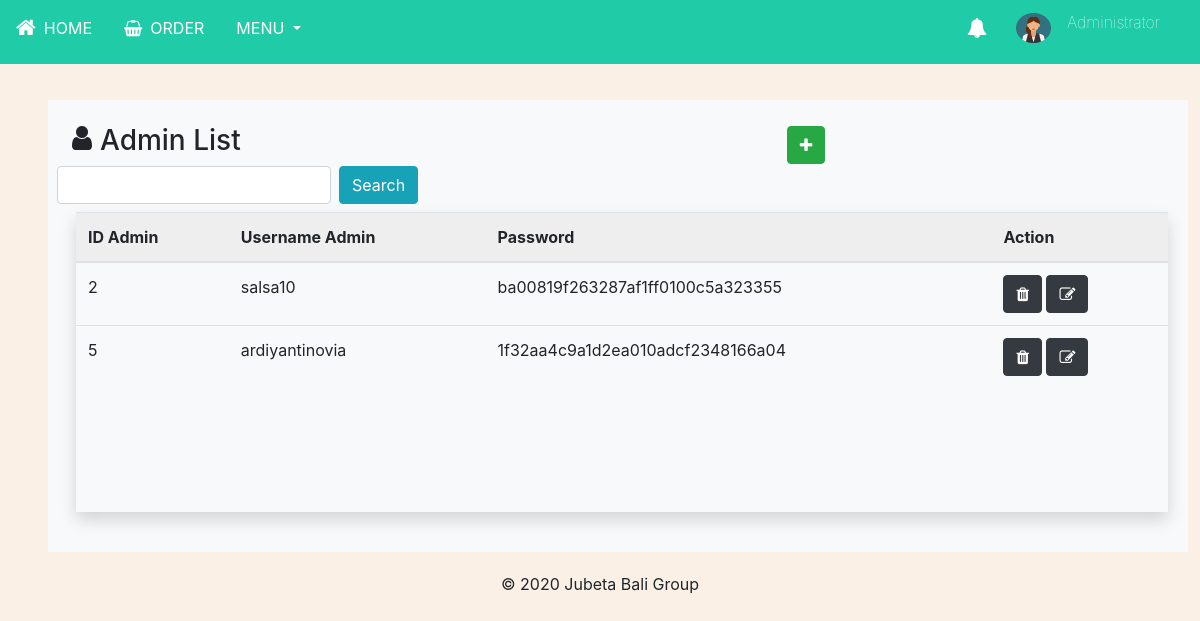
/admin/daftar-admin.php, run on an earlier commit of the app's database.
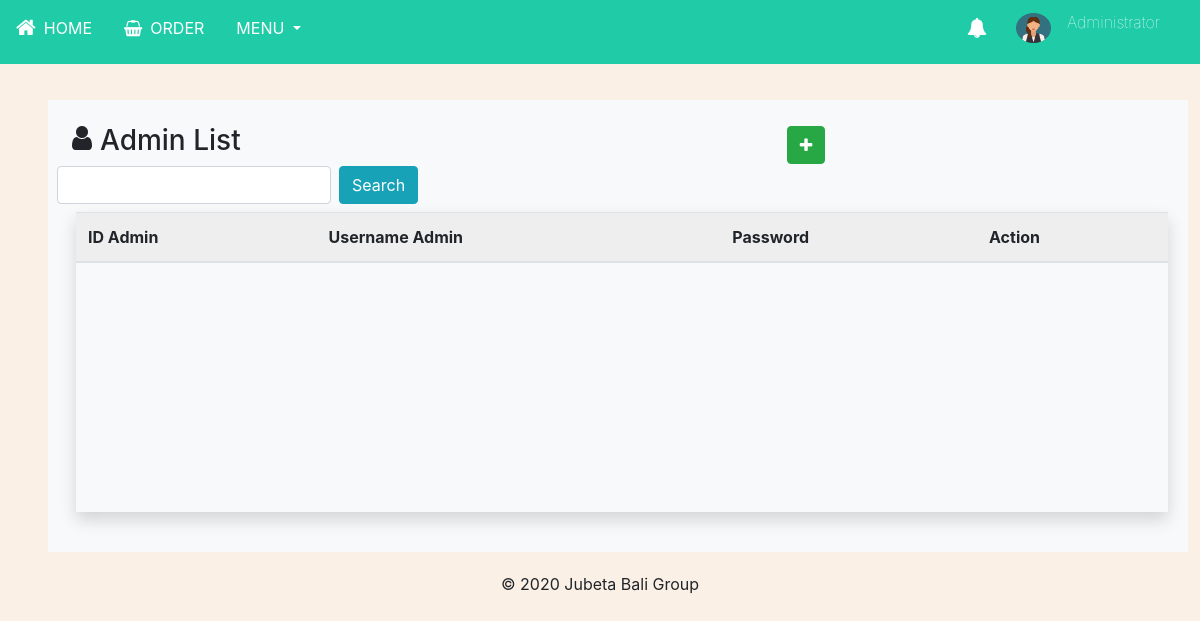
And on a later commit of the database.
### tables this page shows
CREATE TABLE `user_jubeta` (
  `id_user` int(11) NOT NULL,
  `username` varchar(100) DEFAULT NULL,
  `passwd` varchar(225) DEFAULT NULL,
  `tingkatan_user` varchar(50) NOT NULL
);

### admin/daftar-admin.php (the view, shortened to what this page needs)
<?php
require 'function-1.php';
$result = mysqli_query($koneksi, "SELECT * FROM user_jubeta WHERE tingkatan_user = 'admin'");
?>
<!DOCTYPE html>
<html lang="en">
<head>
    <link rel="stylesheet" href="https://cdn.jsdelivr.net/npm/bootstrap@4.5.3/dist/css/bootstrap.min.css">
    <link rel="stylesheet" href="../assets/style.css"/>
    <link rel="stylesheet" href="https://stackpath.bootstrapcdn.com/font-awesome/4.7.0/css/font-awesome.min.css"/>
</head>
<body class="admin-bg">
<header>
<?php include '../assets/layout/header.php' ?>
</header>
<div class="container ml-5 bg-light content-order p-4">
<form action="" method="POST" class="form-inline">
    <h3><i class="fa fa-user d-inline-block align-top mr-2"></i>Admin List</h3>
    <a href="tambah-admin.php" class="btn btn-success mr-4" id="addProd"><i class="fa fa-plus"></i></a>
    <div class="row">
      <div class="form-group">
        <input type="text" name="kunci" class="form-control mr-2">
        <button type="search" class="btn btn-info" name="cari">Search</button>
      </div>
    </div>
    </form>
    <div class="table table-responsive tableFixHead shadow mt-2 ml-1">
      <table class="table table-fixed">
        <thead>
          <tr>
            <th>ID Admin</th>
            <th>Username Admin</th>
            <th>Password</th>
            <th>Action</th>
          </tr>
        </thead>
        <tbody>
          <?php
          foreach($result as $row):
          ?>
           <tr>
              <td><?php echo $row['id_user'];?></td>
              <td><?php echo $row['username'];?></td>
              <td><?php echo md5($row['passwd']);?></td>
            <td><button class="btn btn-dark" type="submit"><a href="hapus-admin.php?id_user=<?= $row["id_user"]; ?>" class="text-white"><i class="fa fa-trash fa-md"></i></button>
                  <button class="btn btn-dark" type="submit"><a href="update-admin.php?id_user=<?= $row["id_user"]; ?>" class="text-white"><i class="fa fa-edit fa-md"></i></a></button>
              </td>
           </tr>
            <?php
          endforeach
          ?>
        </tbody>
      </table>
    </div>
  </div>
    <footer class="container-fluid mt-3">
      <p class="text-center">&copy; 2020 Jubeta Bali Group</p>
    </footer>
</body>
</html>

### assets/layout/header.php (shortened to what this page needs)
<nav>
        <ul class="nav justify-content-left navadmin fixed-top">
            <li class="nav-item  mt-2">
              <a class="nav-link active  text-white" href="../admin/dasboard-admin.php"><i class="fa fa-home d-inline-block align-top mt-1 mr-2 fa-lg"></i>HOME</a>
            </li>
            <li class="nav-item  mt-2">
              <a class="nav-link  text-white" href="../admin/order.php"><i class="fa fa-shopping-basket d-inline-block align-top mt-1 mr-2"></i>ORDER</a>
            </li>
            <li class="nav-item dropdown  mt-2">
              <a class="nav-link dropdown-toggle text-white" href="#" id="navbarDropdown" role="button" data-toggle="dropdown" aria-haspopup="true" aria-expanded="false">
                MENU
              </a>
            </li>
            <a class="navbar-brand mt-2" id="bell" href="#" >
              <p class="text-white"><i class="fa fa-bell d-inline-block"></i></p>
            </a>
            <a class="navbar-brand ml-auto  mt-2" href="#" >
              <h6 class="font-weight-lighter mr-4 text-white"><img src="../img/admin.jpg" width="35" height="30" class="d-inline-block align-top img-circle mr-3" alt="admin">Administrator</h6>
            </a>
          </ul>
    </nav>

### assets/style.css (style rules this page uses)
.left, .icon1, .nav-item { color: white; }
.navadmin, .mynav { background-color: rgb(32, 204, 167); }
#bell { margin-left: 650px; }
.tableFixHead { overflow-y: scroll; height: 300px; }
.tableFixHead thead th { position: sticky; top: -1px; }
table { border-collapse: collapse; width: 100%; }
th, td { padding: 8px 16px; }
th { background:#eee; }
.content-order { margin-top: 100px; margin-bottom: 20px; }
#addProd { margin-left: 50%; }
.admin-bg { background-color: linen; }

What changed in the data, as far as the page shows it:
removed user_jubeta: id_user "2", username "salsa10", passwd "ba00819f263287af1ff0100c5a323355"
removed user_jubeta: id_user "5", username "ardiyantinovia", passwd "1f32aa4c9a1d2ea010adcf2348166a04"
